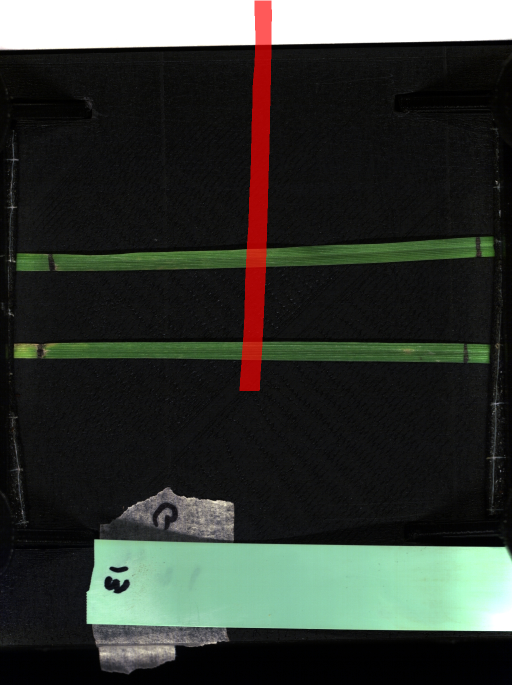
#> input picture 13_G_leaf1_candidate_A.png, 1024 x 1370 px, given in place of 13_G.jpg, which was not available (shown at 1/2 size)
$ python compare_leaf_coordinates.py
#> lines starting #> are read from the running program, lines starting #| are printed output that depends on the picture
import os
import numpy as np
from PIL import Image

BASE = r"E:\Infotact_projects\Hyperspectral"
FOLDER = os.path.join(BASE, "dataset", "raw", "VNIR", "13_G")

# Load RGB image and align it with the hyperspectral cube
rgb = np.array(Image.open(os.path.join(FOLDER, "13_G.jpg")).convert("RGB"))
#> rgb is the input picture: shape (1370, 1024, 3); mean R, G, B 51.4, 56, 50
rgb = np.transpose(rgb, (1, 0, 2))
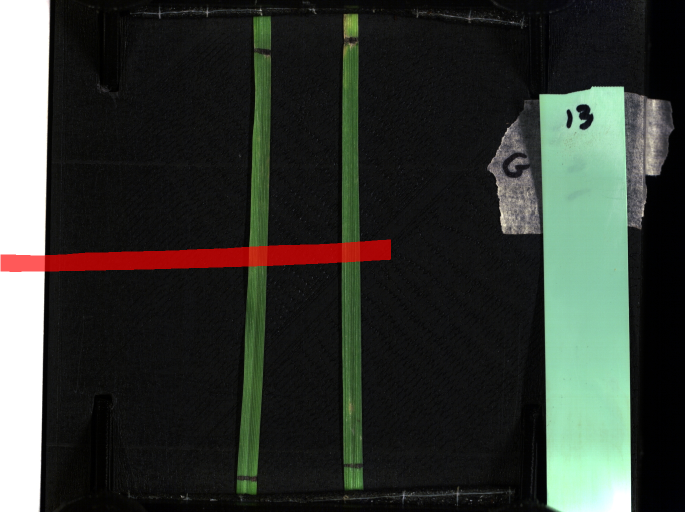
#> rgb: shape (1024, 1370, 3) (shown at 1/2 size); mean R, G, B 51.4, 56, 50

height, width = rgb.shape[:2]
#> height = 1024; width = 1370


def create_overlay(csv_name, candidate):
    csv_path = os.path.join(FOLDER, csv_name)
#> (the run stopped early here; a loop or call above may not have finished)

$ run again, on 13_G_annotation_orientation_check.png
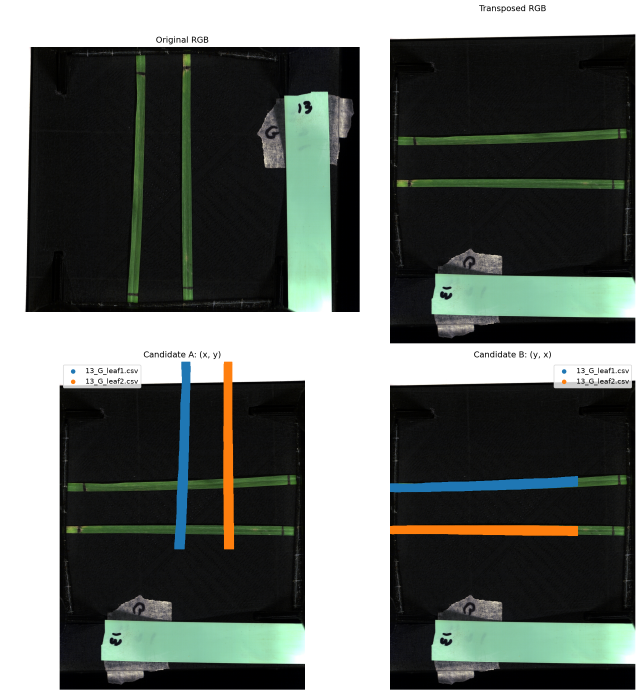
#> input picture 13_G_annotation_orientation_check.png, 1920 x 2084 px, given in place of 13_G.jpg, which was not available (shown at 1/3 size)
#> `rgb = np.transpose(rgb, (1, 0, 2))`:
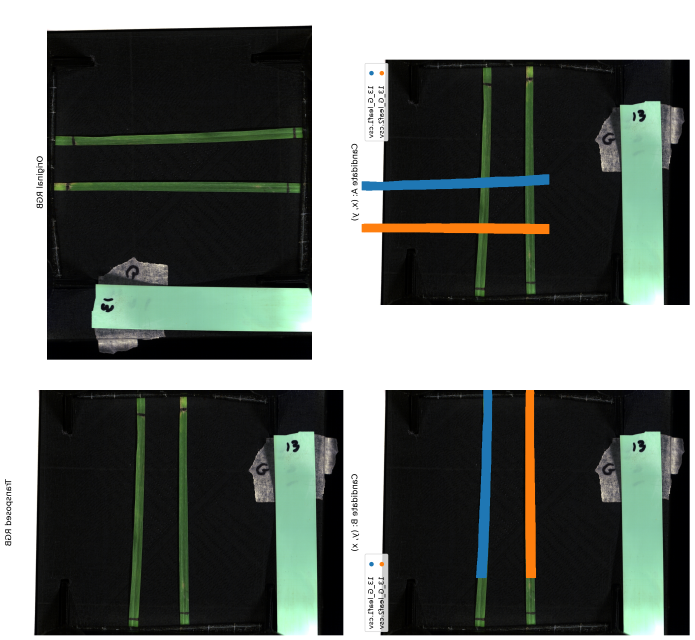
#> rgb: shape (1920, 2084, 3) (shown at 1/3 size); mean R, G, B 100.3, 105.8, 101.2
